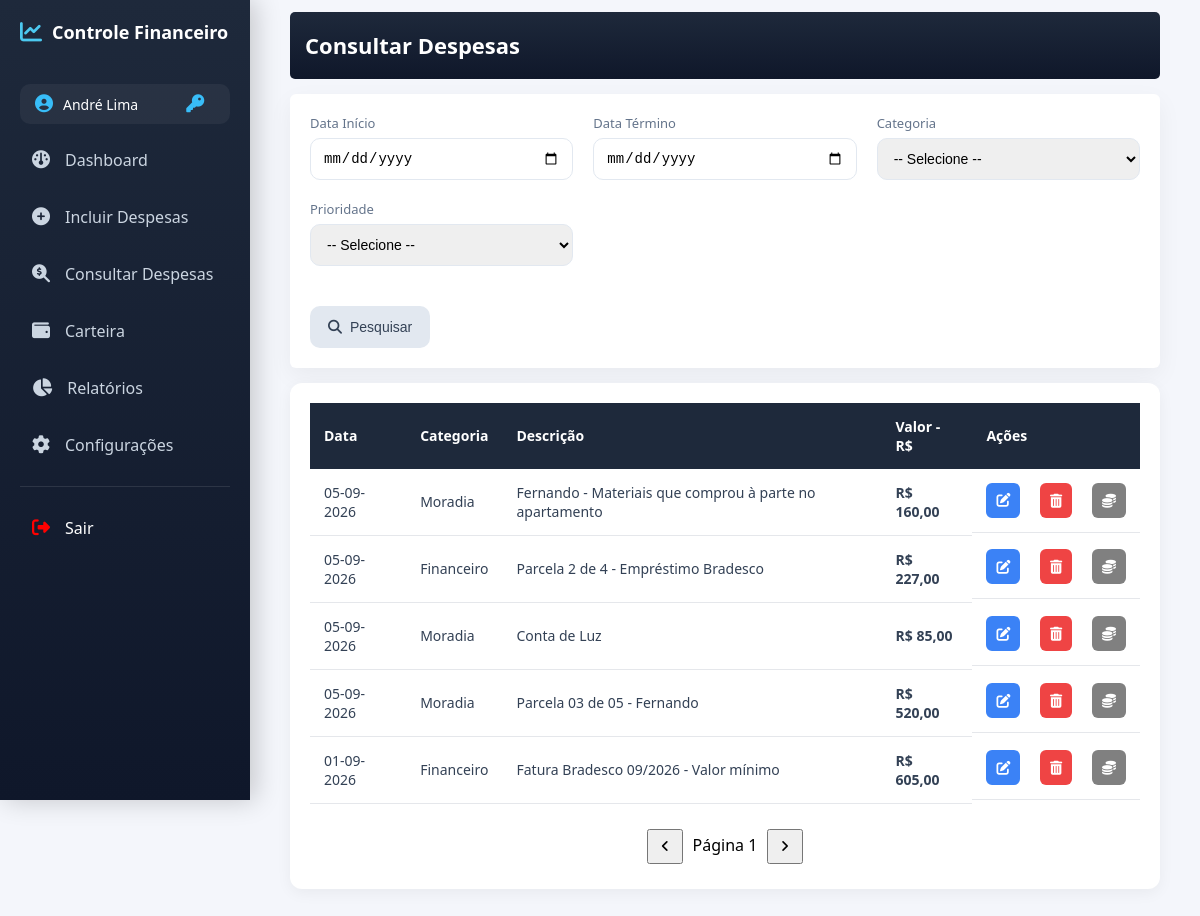
Page /view/dashboard.php?pagina=consultar (signed in) on the committed database.
### tables this page shows
CREATE TABLE `despesas` (
  `idDespesa` int(11) NOT NULL,
  `dataDespesa` date NOT NULL,
  `idPrioridade` int(11) NOT NULL,
  `idCategoria` int(11) NOT NULL,
  `dsDespesa` varchar(200) NOT NULL,
  `valorDespesa` decimal(10,2) NOT NULL,
  `IC_Paga` enum('S','N') NOT NULL DEFAULT 'N',
  `idUsuario` int(11) NOT NULL,
  `stAtivo` int(11) NOT NULL DEFAULT 1
);

CREATE TABLE `categorias` (
  `idCategoria` int(11) NOT NULL,
  `dsCategoria` varchar(50) NOT NULL,
  `stAtivo` int(11) NOT NULL DEFAULT 1
);

### controller/fnConsultarDespesasController.php (called while the page is built)
<?php
include_once('../model/fnGetDespesasModel.php');
if ($_SERVER['REQUEST_METHOD'] === 'POST') {
    $usuarioLogin = $_SESSION['idUsuario'] ?? null;
    $DT_ConsultaI = $_POST['DT_ConsultaI'] ?? null;
    $DT_ConsultaT = $_POST['DT_ConsultaT'] ?? null;
    $prioridade   = $_POST['prioridade'] ?? null;
    $categoria    = $_POST['categoria'] ?? null;
    $dadosDespesas = getDespesasFiltradas(
        $usuarioLogin,
        $DT_ConsultaI,
        $DT_ConsultaT,
        $prioridade,
        $categoria
    );
} else {
    $usuarioLogin = $_SESSION['idUsuario'] ?? null;
    $dadosDespesas = getDespesas($usuarioLogin);
}
?>

### model/fnGetDespesasModel.php (called while the page is built, shortened)
<?php
require_once('conn.php');
function getDespesas($usuarioLogin) {
    global $pdo;
    $sql = "SELECT
    TD.idDespesa,
    TD.dataDespesa,
    TD.dsDespesa,
    TD.valorDespesa,
    TD.IC_Paga,
    TP.dsPrioridade,
    TC.dsCategoria
    FROM despesas TD
    INNER JOIN categorias TC
    ON TC.idCategoria = TD.idCategoria
    INNER JOIN prioridadesdespesas TP
    ON TP.idPrioridade = TD.idPrioridade
    WHERE TD.idUsuario = :usuario";
    $params = [':usuario' => $usuarioLogin];
    $sql .= " ORDER BY TD.dataDespesa DESC";
    $stmt = $pdo->prepare($sql);
    $stmt->execute($params);
    return $stmt->fetchAll(PDO::FETCH_ASSOC);
}
?>

### view/consultarDespesas.php (the view, shortened to what this page needs)
<?php
include_once('../controller/fnConsultarDespesasController.php');
?>
<link rel="stylesheet" type="text/css" href="../styles/stylePages.css">
<div class="page-header">
    <h2>
        Consultar Despesas
    </h2>
</div>
<div class="card">
    <form class="form-grid" method="POST">
        <div class="form-group">
            <label>Data Início</label>
            <input type="date" name="DT_ConsultaI">
        </div>
        <div class="form-group">
            <label>Data Término</label>
            <input type="date" name="DT_ConsultaT">
        </div>
        <div class="form-group">
            <label>Categoria</label>
            <select name="categoria">
                <option value="" disabled selected> -- Selecione -- </option>
            </select>
        </div>
        <div class="form-group">
            <label>Prioridade</label>
            <select name="prioridade">
                <option value="" disabled selected> -- Selecione -- </option>
            </select>
        </div>
        <div class="form-actions">
            <button type="submit" class="btn btn-secondary" name="pesquisar">
                <i class="fa-solid fa-magnifying-glass"></i> Pesquisar
            </button>
        </div>
    </form>
</div>
<div class="card-lista">
    <table class="tabela-financeiro">
        <thead>
            <tr>
                <th>Data</th>
                <th>Categoria</th>
                <th>Descrição</th>
                <th>Valor - R$</th>
                <th>Ações</th>
            </tr>
        </thead>
        <tbody>
            <?php if (is_array($dadosDespesas) && count($dadosDespesas) > 0): ?>
            <?php foreach($dadosDespesas as $dadoDespesa): ?>
                <tr>
                    <td class="data"><?= date('d-m-Y', strtotime($dadoDespesa['dataDespesa'])); ?></td>
                    <td class="categoria"><?= $dadoDespesa['dsCategoria']; ?></td>
                    <td class="descricao"><?= $dadoDespesa['dsDespesa']; ?></td>
                    <td class="valor">R$ <?= number_format($dadoDespesa['valorDespesa'], 2, ',', '.'); ?></td>
                    <td class="acoes">
                    <button title="Editar" class="btn-editar"
                        data-id="<?= $dadoDespesa['idDespesa']; ?>"
                        data-descricao="<?= $dadoDespesa['dsDespesa']; ?>"
                        data-valor="<?= number_format($dadoDespesa['valorDespesa'], 2, ',', '.'); ?>"
                        data-data="<?= $dadoDespesa['dataDespesa']; ?>">
                        <i class="fa-solid fa-pen-to-square"></i>
                    </button> &nbsp;
                    <a title="Excluir" href="../model/deleteDespesaModel.php?id=<?= $dadoDespesa['idDespesa']; ?>"
                       class="btn-excluir"
                       onclick="return confirm('Deseja realmente excluir esta despesa?');">
                       <i class="fa-solid fa-trash-can"></i>
                   </a>&nbsp;
                   <?php if ($dadoDespesa['IC_Paga'] == 'N'): ?>
                       <a title="Incluir como paga" href="../model/updateDespesaPaga.php?id=<?= $dadoDespesa['idDespesa']; ?>"
                        class="btn-pagar"
                           onclick="return confirm('Deseja incluir como paga?');">
                           <i class="fa-solid fa-coins"></i>
                       </a>
                   <?php endif; ?>
            </td>
        </tr>
    <?php endforeach; ?>
<?php else: ?>
    <tr>
        <td colspan="5">Nenhuma despesa encontrada.</td>
    </tr>
<?php endif; ?>
</tbody>
</table>
<div class="paginacao">
    <button id="prev"><i class="fa-solid fa-angle-left"></i></button>
    <span id="paginaAtual"></span>
    <button id="next"><i class="fa-solid fa-angle-right"></i></button>
</div>
</div>

### styles/styleDashboard.css (style rules this page uses)
body { margin: 0; font-family: 'Segoe UI', sans-serif; background-color: #f4f6fb; }
* { box-sizing: border-box; }
.card { background: #ffffff; padding: 25px; border-radius: 15px; box-shadow: 0 5px 20px rgba(0,0,0,0.05); }
.card-lista { background: #ffffff; padding: 20px; border-radius: 6px; box-shadow: 0 8px 25px rgba(0,0,0,0.05); width: 100%; box-sizing: border-box; margin-top: -15px; }
.tabela-financeiro { width: 100%; border-collapse: collapse; font-family: 'Segoe UI', sans-serif; }
.tabela-financeiro thead { background: #1e293b; color: #ffffff; }
.tabela-financeiro th { padding: 14px; text-align: left; font-weight: 600; font-size: 14px; }
.tabela-financeiro td { padding: 14px; border-bottom: 1px solid #e5e7eb; font-size: 14px; color: #334155; }

### styles/stylePages.css (style rules this page uses)
.page-header { margin-top: -50px; background: linear-gradient(180deg, #1e293b, #0f172a); border-radius: 5px; }
.page-header h2 { font-size: 22px; font-weight: 600; color: #ffffff; display: flex; align-items: center; gap: 10px; padding-left: 15px; }
.paginacao { margin-top:20px; text-align:center; }
.paginacao button { padding:8px 12px; margin:5px; cursor:pointer; }
.card { background: #ffffff; padding: 20px; border-radius: 6px; box-shadow: 0 8px 25px rgba(0,0,0,0.05); width: 100%; box-sizing: border-box; margin-top: -15px; }
.card-lista { background: #ffffff; padding: 20px; border-radius: 6px; box-shadow: 0 8px 25px rgba(0,0,0,0.05); width: 100%; box-sizing: border-box; margin-top: -15px; }
.form-grid { display: grid; grid-template-columns: repeat(auto-fit, minmax(220px, 1fr)); gap: 20px; align-items: end; }
.form-group { display: flex; flex-direction: column; }
.form-group label { font-size: 13px; font-weight: 500; margin-bottom: 6px; color: #64748b; }
.form-group input, .form-group select { height: 42px; padding: 0 12px; border-radius: 10px; border: 1px solid #e2e8f0; outline: none; transition: 0.2s ease; font-size: 14px; }
.form-actions { grid-column: 1 / -1; display: flex; gap: 15px; flex-wrap: wrap; margin-top: 20px; }
.btn { height: 42px; padding: 0 18px; border-radius: 10px; border: none; cursor: pointer; font-size: 14px; font-weight: 500; display: flex; align-items: center; gap: 8px; transition: 0.2s ease; }
.btn-secondary { background: #e2e8f0; color: #334155; }
.card-lista { background: #ffffff; padding: 20px; border-radius: 12px; box-shadow: 0 4px 15px rgba(0,0,0,0.05); }
.tabela-financeiro { width: 100%; border-collapse: collapse; font-family: 'Segoe UI', sans-serif; }
.tabela-financeiro thead { background: #1e293b; color: #ffffff; }
.tabela-financeiro th { padding: 14px; text-align: left; font-weight: 600; font-size: 14px; }
.tabela-financeiro td { padding: 14px; border-bottom: 1px solid #e5e7eb; font-size: 14px; color: #334155; }
.valor { font-weight: 600; color: #16a34a; }
.acoes { display: flex; gap: 8px; }
.btn-editar, .btn-pago, .btn-pagar, .btn-excluir { border: none; padding: 8px 10px; border-radius: 6px; cursor: pointer; font-size: 14px; transition: 0.2s; }
.btn-editar { background: #3b82f6; color: white; }
.btn-pagar { background: grey; color: white; }
.btn-excluir { background: #ef4444; color: white; }

### rows in the picture
despesas: dataDespesa "05-09-2026", idCategoria.dsCategoria "Moradia", dsDespesa "Fernando - Materiais que comprou à parte no apartamento", valorDespesa "160,00"
despesas: dataDespesa "05-09-2026", idCategoria.dsCategoria "Financeiro", dsDespesa "Parcela 2 de 4 - Empréstimo Bradesco", valorDespesa "227,00"
despesas: dataDespesa "05-09-2026", idCategoria.dsCategoria "Moradia", dsDespesa "Conta de Luz", valorDespesa "85,00"
despesas: dataDespesa "05-09-2026", idCategoria.dsCategoria "Moradia", dsDespesa "Parcela 03 de 05 - Fernando", valorDespesa "520,00"
despesas: dataDespesa "01-09-2026", idCategoria.dsCategoria "Financeiro", dsDespesa "Fatura Bradesco 09/2026 - Valor mínimo", valorDespesa "605,00"

### other values in the picture
$_SESSION['usuario'] "André Lima"
